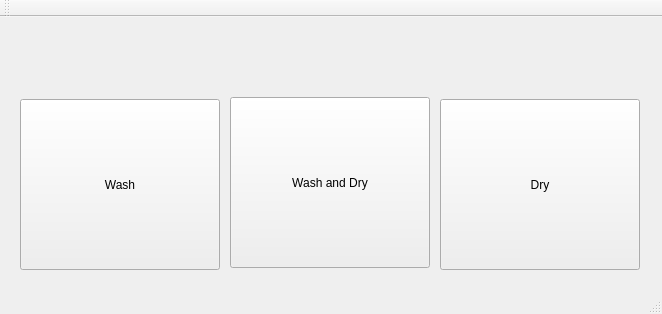
<?xml version="1.0" encoding="UTF-8"?>
<ui version="4.0">
 <class>MainWindow</class>
 <widget class="QMainWindow" name="MainWindow">
  <property name="geometry">
   <rect>
    <x>0</x>
    <y>0</y>
    <width>662</width>
    <height>314</height>
   </rect>
  </property>
  <property name="windowTitle">
   <string>MainWindow</string>
  </property>
  <property name="animated">
   <bool>false</bool>
  </property>
  <widget class="QWidget" name="centralWidget">
   <widget class="QLabel" name="settinglabel">
    <property name="geometry">
     <rect>
      <x>600</x>
      <y>10</y>
      <width>47</width>
      <height>30</height>
     </rect>
    </property>
    <property name="text">
     <string/>
    </property>
    <property name="scaledContents">
     <bool>true</bool>
    </property>
   </widget>
   <widget class="QLabel" name="timerlabel">
    <property name="geometry">
     <rect>
      <x>550</x>
      <y>10</y>
      <width>47</width>
      <height>30</height>
     </rect>
    </property>
    <property name="text">
     <string/>
    </property>
   </widget>
   <widget class="QLabel" name="wifilabel">
    <property name="geometry">
     <rect>
      <x>490</x>
      <y>10</y>
      <width>51</width>
      <height>30</height>
     </rect>
    </property>
    <property name="text">
     <string/>
    </property>
    <property name="scaledContents">
     <bool>true</bool>
    </property>
   </widget>
   <widget class="QLabel" name="keylabel">
    <property name="geometry">
     <rect>
      <x>430</x>
      <y>10</y>
      <width>47</width>
      <height>30</height>
     </rect>
    </property>
    <property name="text">
     <string/>
    </property>
    <property name="scaledContents">
     <bool>true</bool>
    </property>
   </widget>
   <widget class="QLabel" name="bluetoothlabel">
    <property name="geometry">
     <rect>
      <x>366</x>
      <y>10</y>
      <width>51</width>
      <height>30</height>
     </rect>
    </property>
    <property name="text">
     <string/>
    </property>
    <property name="scaledContents">
     <bool>true</bool>
    </property>
   </widget>
   <widget class="QLabel" name="charginglabel">
    <property name="geometry">
     <rect>
      <x>306</x>
      <y>10</y>
      <width>51</width>
      <height>30</height>
     </rect>
    </property>
    <property name="text">
     <string/>
    </property>
    <property name="scaledContents">
     <bool>true</bool>
    </property>
   </widget>
   <widget class="QPushButton" name="washButton">
    <property name="geometry">
     <rect>
      <x>20</x>
      <y>82</y>
      <width>200</width>
      <height>171</height>
     </rect>
    </property>
    <property name="text">
     <string>Wash</string>
    </property>
   </widget>
   <widget class="QPushButton" name="washandDryButton">
    <property name="geometry">
     <rect>
      <x>230</x>
      <y>80</y>
      <width>200</width>
      <height>171</height>
     </rect>
    </property>
    <property name="text">
     <string>Wash and Dry</string>
    </property>
   </widget>
   <widget class="QPushButton" name="dryButton">
    <property name="geometry">
     <rect>
      <x>440</x>
      <y>82</y>
      <width>200</width>
      <height>171</height>
     </rect>
    </property>
    <property name="text">
     <string>Dry</string>
    </property>
   </widget>
  </widget>
  <widget class="QMenuBar" name="menuBar">
   <property name="geometry">
    <rect>
     <x>0</x>
     <y>0</y>
     <width>662</width>
     <height>21</height>
    </rect>
   </property>
  </widget>
  <widget class="QToolBar" name="mainToolBar">
   <attribute name="toolBarArea">
    <enum>TopToolBarArea</enum>
   </attribute>
   <attribute name="toolBarBreak">
    <bool>false</bool>
   </attribute>
  </widget>
  <widget class="QStatusBar" name="statusBar"/>
 </widget>
 <layoutdefault spacing="6" margin="11"/>
 <resources/>
 <connections/>
</ui>
